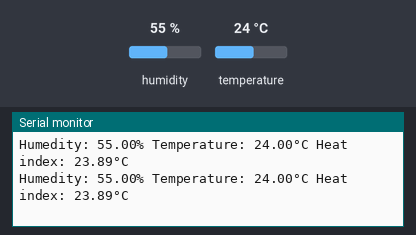
A program run on a simulated ESP8266 (NodeMCU). On the bench: the last lines printed to the serial monitor. The test bench sets the inputs (shaded band); at power-on: humidity 55 %, temperature 24 °C.

Above: at 10.8 s.
10.9 s: humidity set to 22 %
At 15.8 s:
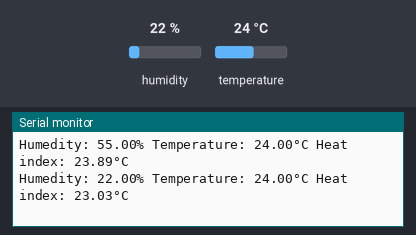
18.4 s: temperature set to 12 °C
At 20.5 s:
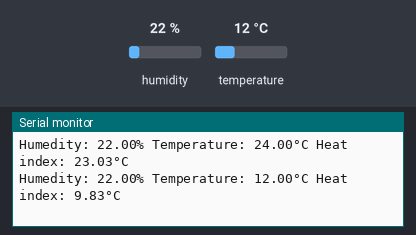
25.9 s: humidity set to 40 %
At 31.0 s:
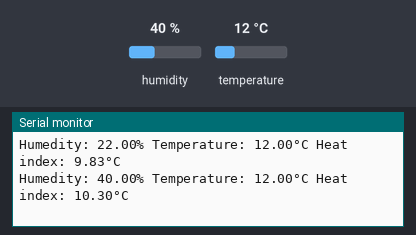
Timing chart, 0 to 32.5 s (numbered marks = the images above; inputs shaded):
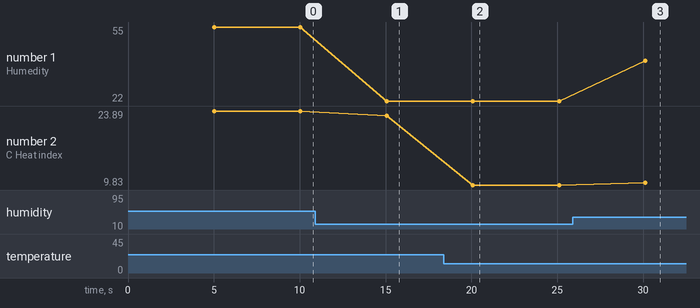

The program:

main.cpp
```cpp
#include <Arduino.h>
#include <Adafruit_Sensor.h>
#include "DHT.h"

#define DHT_PIN D2
#define DHTTYPE DHT11
// Sensor is very slow, readings should be almost every 2 seconds
#define DELAY 5000

DHT dht(DHT_PIN, DHTTYPE);

void setup() {
  Serial.begin(9600);
  dht.begin();
}

void loop() {
  delay(DELAY);

  // Read the humidity
  float h = dht.readHumidity();
  // Read temperature as Celsius
  float t = dht.readTemperature();

  // Check if any reads have failed
  if (isnan(h) || isnan(t)) {
    Serial.println(F("Failed reading from DHT sensor"));
    return;
  }

  // Compute heat index in Celsius (isFahreheit = false)
  float hic = dht.computeHeatIndex(t, h, false);

  Serial.print(F("\nHumedity: "));
  Serial.print(h);
  Serial.print(F("% "));
  Serial.print(F("Temperature: "));
  Serial.print(t);
  Serial.print(F("°C "));
  Serial.print(F("Heat index: "));
  Serial.print(hic);
  Serial.print(F("°C"));

}
```

Measured:
- after the input at 10.9 s, the serial monitor: prints a new line after 4.2 s (image 1)
- after the input at 18.4 s, the serial monitor: prints a new line after 1.7 s (image 2)
- after the input at 25.9 s, the serial monitor: prints a new line after 4.2 s (image 3)
- plotted number 1: 55 → 22 after the input at 10.9 s, 22 → 40 after the input at 25.9 s
- plotted number 2: 23.89 → 23.03 after the input at 10.9 s, 23.03 → 9.83 after the input at 18.4 s, 9.83 → 10.3 after the input at 25.9 s
